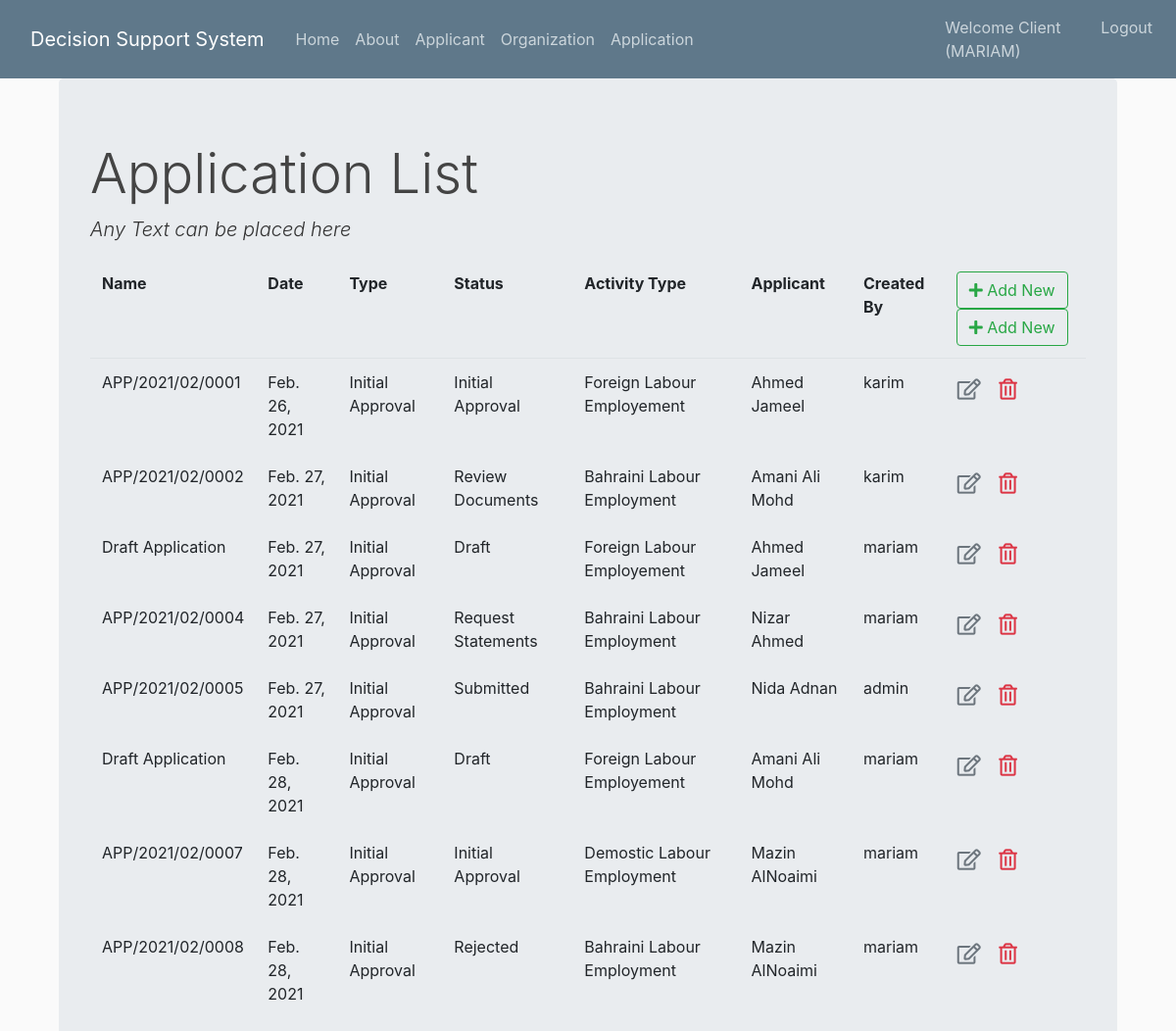
Page /application/list/ (signed in) on the committed database.
### app/models.py (models this page shows, shortened)
class Application(models.Model):
    activity_type_list = (
        ('demostic', 'Demostic Labour Employment'),
        ('foreign', 'Foreign Labour Employement'),
        ('local', 'Bahraini Labour Employment')
    )
    financial_guarantee_list = (
        ('manager_cheque', 'Manager Cheque'),
        ('bank_guarantee', 'Bank Guarantee')
    )
    intial_approval_list = (
        ('approve', 'Approve'),
        ('reject', 'Reject')
    )
    app_no = models.CharField(_("Application No"), max_length=50, default='Draft Application')
    app_date = models.DateField(_("Application Date"), default=datetime.date.today)
    app_type = models.CharField(_("Application Type"), max_length=50, default='Initial Approval')
    app_status = models.CharField(_("Status"), max_length=50, default='Draft')
    activty_type = models.CharField(_("Activity Type"), max_length=50, choices=activity_type_list)
    staff_comments = models.TextField(_("Comments"), blank=True)
    manager_comments = models.TextField(_("Manager Comments"), blank=True)
    intial_approval = models.CharField(_("Manager Decision"), max_length=50, choices=intial_approval_list, blank=True)
    financial_guarantee = models.CharField(_("Financial Guarantee"), max_length=50, choices=financial_guarantee_list, blank=True)
    financial_guarantee_expiry_date = models.DateField(_("Financial Guarantee Expiry Date"), null=True, blank=True)
    cr = models.CharField(_("CR No"), max_length=50, blank=True)
    cr_reg_date = models.DateField(_("Registration Date"), null=True, blank=True)
    full_en_name = models.CharField(_("Commercial Eng Name"), max_length=250, blank=True)
    license_no = models.CharField(_("License No"), max_length=50, blank=True)
    license_expiry_date = models.DateField(_("License Expiry Date"), null=True, blank=True)
    flat_no = models.IntegerField(_("Flat No"), default=0)
    building_no = models.IntegerField(_("Building No"), default=0)
    road_no = models.IntegerField(_("Road No"), default=0)
    area = models.CharField(_("Area"), max_length=50, blank=True)
    contact1 = models.CharField(_("Phone"), max_length=50, blank=True)
    contact2 = models.CharField(_("Fax"), max_length=50, blank=True)
    email = models.EmailField(_("Email"), max_length=254, blank=True)
    fh_flat_no = models.IntegerField(_("Flat No"), default=0)
    fh_building_no = models.IntegerField(_("Building No"), default=0)
    fh_road_no = models.IntegerField(_("Road No"), default=0)
    fh_area = models.CharField(_("Area"), max_length=50, blank=True)
    fh_contact1 = models.CharField(_("Phone"), max_length=50, blank=True)
    fh_contact2 = models.CharField(_("Fax"), max_length=50, blank=True)
    qsreq = models.IntegerField(_("Uploaded Documents"), default=0)
    qnreq = models.IntegerField(_("Org Required Documents"), default=1)
    dreq = models.FloatField(_("Adequacy of Requirements Level"), default=0)
    qsrec = models.IntegerField(_("Satisfying Recommendations"), default=0)
    qnrec = models.IntegerField(_("All Recommendations"), default=1)
    drec = models.FloatField(_("Adequacy of Recommendations Level"), default=0)
    cr_doc = models.FileField(_("CR Doc"), upload_to='doc_library', max_length=100, null=True, blank=True)
    bank_statement_doc = models.FileField(_("Bank Statement Doc"), upload_to='doc_library', max_length=100, null=True, blank=True)
    lmra_agreement = models.FileField(_("LMRA Agreement"), upload_to='doc_library', max_length=100, null=True, blank=True)
    cert1_doc = models.FileField(_("MOIS Cert"), upload_to='doc_library', max_length=100, null=True, blank=True)
    cert2_doc = models.FileField(_("MOH Cert"), upload_to='doc_library', max_length=100, null=True, blank=True)
    cert3_doc = models.FileField(_("MOL Cert"), upload_to='doc_library', max_length=100, null=True, blank=True)
    cr_rent_doc = models.FileField(_("CR Rental Agreement Doc"), upload_to='doc_library', max_length=100, null=True, blank=True)
    fh_rent_doc = models.FileField(_("Temp FH Rental Agreement Doc"), upload_to='doc_library', max_length=100, null=True, blank=True)
    cr_ewa_bill_doc = models.FileField(_("CR EWA Bill Doc"), upload_to='doc_library', max_length=100, null=True, blank=True)
    fh_ewa_bill_doc = models.FileField(_("Temp FH EWA Bill Doc"), upload_to='doc_library', max_length=100, null=True, blank=True)
    employment_office_receipt = models.FileField(_("Employment Office Receipt"), upload_to='doc_library', max_length=100, null=True, blank=True)
    applicant_id = models.ForeignKey(Applicant, verbose_name=_(""), on_delete=models.CASCADE)
    user_id = models.ForeignKey(User, verbose_name=_(""), on_delete=models.CASCADE)

class Applicant(models.Model):
    gender_list = (
        ('male', 'Male'),
        ('female', 'Female'),
    )
    qualification_list = (
        ('secondary_school', 'Secondary School'),
        ('diploma', 'Diploma'),
        ('bsc', 'BSc'),
        ('high_diploma', 'High Diploma'),
        ('master', 'Master'),
        ('phd', 'PhD'),
    )
    nationality_list = (
        ('none', 'Select your nationality'),
        ('bahraini', 'Bahraini'),
        ('non_bahraini', 'None Bahraini')
    )
    cpr = models.CharField(_("CPR No"), max_length=9)
    cpr_expiry_date = models.DateField(_("CPR Expire Date"), auto_now=False, auto_now_add=False)
    passport_expiry_date = models.DateField(_("Passport Expire Date"), auto_now=False, auto_now_add=False)
    fullname = models.CharField(_("Full Name"), max_length=100)
    nationality =  models.CharField(_("Nationality"), max_length=50, choices=nationality_list, default='none')
    gender = models.CharField(_("Gender"), max_length=10, choices=gender_list)
    qualification = models.CharField(_("Qualification"), max_length=50, choices=qualification_list)
    occupcation = models.CharField(_("Occupation"), max_length=50)
    has_application = models.BooleanField(_("Has Applicatino on process"), default=False)
    flat_no = models.IntegerField(_("Flat No"), default=0)
    building_no = models.IntegerField(_("Building No"), default=0)
    road_no = models.IntegerField(_("Road No"), default=0)
    area = models.CharField(_("Area"), max_length=50, blank=True)
    contact1 = models.CharField(_("Phone"), max_length=50, blank=True)
    contact2 = models.CharField(_("Mobile"), max_length=50, blank=True)
    email = models.EmailField(_("Email"), max_length=254, blank=True)
    user_id = models.ForeignKey(User, verbose_name=_(""), on_delete=models.CASCADE)
    cpr_doc = models.FileField(_("CPR Doc"), upload_to='doc_library', max_length=100)
    passport_doc = models.FileField(_("Passport Doc"), upload_to='doc_library', max_length=100)
    behavior_cert_doc = models.FileField(_("Behavior Certificate Doc"), upload_to='doc_library', max_length=100)
    bank_statement_doc = models.FileField(_("Bank Statement Doc"), upload_to='doc_library', max_length=100)
    is_10000_exist = models.BooleanField(_("Is 10000 BD exist in Applicant Bank Statement"), default=False)

### app/views.py (the view)
# urls.py: path('application/list/',views.application_list,name='application_list'),
def application_list(request):
    context = {'application_list': Application.objects.all()}
    return render(request, "app/application_list.html", context)

### app/templates/app/application_list.html (shortened to what this page needs)
{% extends "app/base.html" %}
{% block content %}
<h1 class="display-4">Application List</h1>
<p class="lead font-italic">Any Text can be placed here</p>
<table class="table table-borderless">
    <thead class="border-bottom font-weight-bold">
        <tr>
            <td>Name</td>
            <td>Date</td>
            <td>Type</td>
            <td>Status</td>
            <td>Activity Type</td>
            <td>Applicant</td>
            <td>Created By</td>
            <td>
                {% if user.is_authenticated %}
                    <a href="{% url 'application_insert' %}" class="btn btn-outline-success">
                        <i class="fas fa-plus"></i> Add New
                    </a>
                    <a href="{% url 'application_insert' %}" class="btn btn-outline-success">
                        <i class="fas fa-plus"></i> Add New
                    </a>
                {% endif %}
            </td>
        </tr>
    </thead>
    <tbody>
        {% for application in application_list %}
            <tr>
                <td>{{application.app_no}}</td>
                <td>{{application.app_date}}</td>
                <td>{{application.app_type}}</td>
                <td>{{application.app_status}}</td>
                <td>{{application.get_activty_type_display}}</td>
                <td>{{application.applicant_id.fullname}}</td>
                <td>{{application.user_id.username}}</td>
                <td>
                {% if user.is_authenticated %}
                    <a href="{% url 'application_update' application.id %}" class="btn text-secondary px-0">
                        <i class="far fa-edit fa-lg"></i>
                    </a>
                    <form action="{% url 'application_delete' application.id %}" method="post" class="d-inline">
                        <button type="submit" class="btn">
                            <i class="far fa-trash-alt fa-lg text-danger float-right"></i>
                        </button>
                    </form>
                {% endif %}
                </td>
            </tr>
        {% endfor %}
    </tbody>
</table>
{% endblock content %}

### app/templates/app/base.html (shortened to what this page needs)
{% load static %}
<!DOCTYPE html>
<html lang="en">
<head>
    <link rel="stylesheet" href="https://stackpath.bootstrapcdn.com/bootstrap/4.3.1/css/bootstrap.min.css"
>
    <link rel="stylesheet" href="https://cdnjs.cloudflare.com/ajax/libs/font-awesome/5.11.2/css/all.min.css">
    <link rel="stylesheet" type="text/css" href="{% static 'app/main.css' %}">
</head>
<body>
    <header class="site-header">
      <nav class="navbar navbar-expand-md navbar-dark bg-steel fixed-top">
        <div class="container">
          <a class="navbar-brand mr-4" href="{% url 'app-home' %}">Decision Support System</a>
          <div class="collapse navbar-collapse" id="navbarToggle">
            <div class="navbar-nav mr-auto">
              <a class="nav-item nav-link" href="{% url 'app-home' %}">Home</a>
              <a class="nav-item nav-link" href="{% url 'app-about' %}">About</a>
              {% if user.is_authenticated %}
                <a class="nav-item nav-link" href="{% url 'applicant_list' %}">Applicant</a>
                <a class="nav-item nav-link" href="{% url 'organization_list' %}">Organization</a>
                <a class="nav-item nav-link" href="{% url 'application_list' %}">Application</a>
              {% endif %}
            </div>
          </div>
        </div>
            <div class="navbar-nav">
              {% if user.is_authenticated %}
                {% if user.is_staff%}
                  <a class="nav-item nav-link" href="{% url 'profile' %}">Welcome Staff ({{ user.username.upper }})</a>
                {% else %}
                  <a class="nav-item nav-link" href="{% url 'profile' %}">Welcome Client ({{ user.username.upper }})</a>
                {% endif %}
                <a class="nav-item nav-link" href="{% url 'logout' %}">Logout</a>
              {% else %}
                <a class="nav-item nav-link" href="{% url 'login' %}">Login</a>
                <a class="nav-item nav-link" href="{% url 'register' %}">Register</a>
              {% endif %}
            </div>
      </nav>
    </header>
    <main role="main" class="container">
        <div class="col-lg-12 ">
        <div class="jumbotron">
          {% block content %}{% endblock %}
          </div>
        </div>
    </main>
</body>
</html>

### app/static/app/main.css (style rules this page uses)
body { background: #fafafa; color: #333333; margin-top: 5rem; }
h1, h2, h3, h4, h5, h6 { color: #444444; }
.bg-steel { background-color: #5f788a; }
.site-header .navbar-nav .nav-link { color: #cbd5db; }

### rows in the picture
Application: app_no "APP/2021/02/0001", app_date "Feb. 26, 2021", app_type "Initial Approval", app_status "Initial Approval", activty_type "Foreign Labour Employement", applicant_id.fullname "Ahmed Jameel", user_id.username "karim"
Application: app_no "APP/2021/02/0002", app_date "Feb. 27, 2021", app_type "Initial Approval", app_status "Review Documents", activty_type "Bahraini Labour Employment", applicant_id.fullname "Amani Ali Mohd", user_id.username "karim"
Application: app_no "Draft Application", app_date "Feb. 27, 2021", app_type "Initial Approval", app_status "Draft", activty_type "Foreign Labour Employement", applicant_id.fullname "Ahmed Jameel", user_id.username "mariam"
Application: app_no "APP/2021/02/0004", app_date "Feb. 27, 2021", app_type "Initial Approval", app_status "Request Statements", activty_type "Bahraini Labour Employment", applicant_id.fullname "Nizar Ahmed", user_id.username "mariam"
Application: app_no "APP/2021/02/0005", app_date "Feb. 27, 2021", app_type "Initial Approval", app_status "Submitted", activty_type "Bahraini Labour Employment", applicant_id.fullname "Nida Adnan", user_id.username "admin"
Application: app_no "Draft Application", app_date "Feb. 28, 2021", app_type "Initial Approval", app_status "Draft", activty_type "Foreign Labour Employement", applicant_id.fullname "Amani Ali Mohd", user_id.username "mariam"
Application: app_no "APP/2021/02/0007", app_date "Feb. 28, 2021", app_type "Initial Approval", app_status "Initial Approval", activty_type "Demostic Labour Employment", applicant_id.fullname "Mazin AlNoaimi", user_id.username "mariam"
Application: app_no "APP/2021/02/0008", app_date "Feb. 28, 2021", app_type "Initial Approval", app_status "Rejected", activty_type "Bahraini Labour Employment", applicant_id.fullname "Mazin AlNoaimi", user_id.username "mariam"

### other values in the picture
{{ user.username.upper }} "MARIAM"
